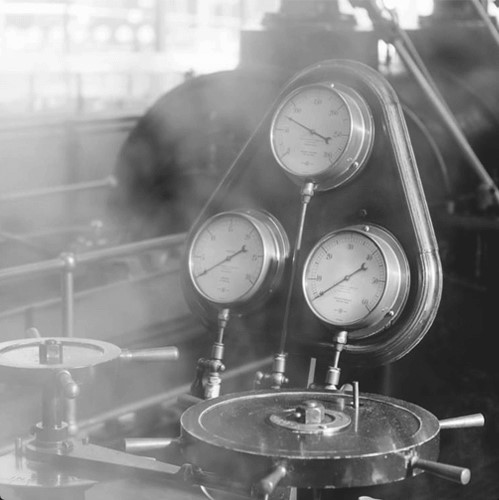
#> input picture VisaoComp/Imagens/valvula.jpg, 499 x 500 px, found by its file name
$ python 19_addImagens2.py
#> lines starting #> are read from the running program, lines starting #| are printed output that depends on the picture
# -*- coding: utf-8 -*-
"""
Com a função add também podemos somar a intensidade de cor
para cada pixel da nossa imagem

"""

import cv2
import numpy as np
from matplotlib import pyplot as plt


imagem = cv2.imread("VisaoComp/Imagens/valvula.jpg")
#> imagem is the input picture: shape (500, 499, 3); min 21, max 255, mean 134.7

imagemClara = cv2.add(imagem, 30)
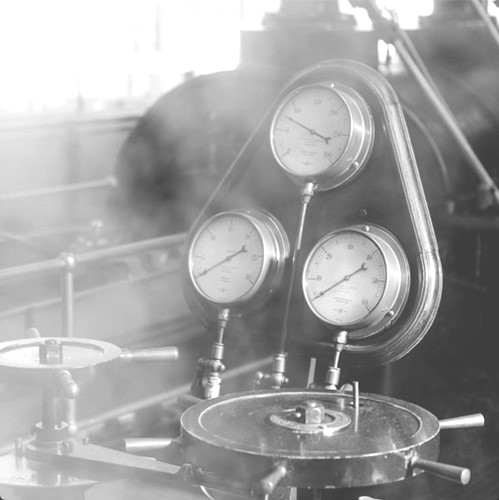
#> imagemClara: shape (500, 499, 3); min 51, max 255, mean 163.2
imagemEscura = cv2.add(imagem,-30)
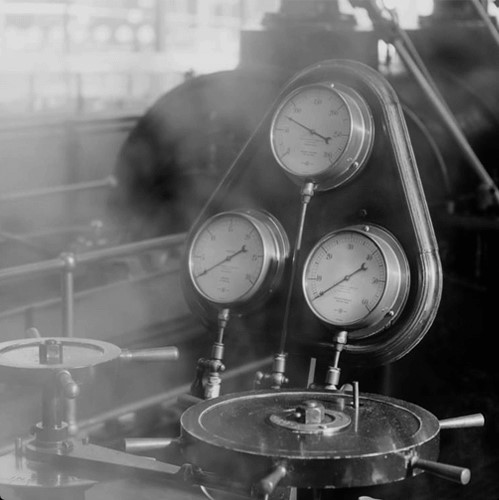
#> imagemEscura: shape (500, 499, 3); min 0, max 225, mean 104.7


cv2.imshow("Imagem Original", imagem)
cv2.imshow("Imagem Clara", imagemClara)
cv2.imshow("Imagem Escura", imagemEscura)

# Vamos fazer os histogramas para visualizar essas imagens
cv2.waitKey(0)
cv2.destroyAllWindows()

plt.figure("Histograma Imagem Original")
plt.hist(imagem.ravel(),256,[0,256])

plt.figure("Histograma Imagem Clara")
plt.hist(imagemClara.ravel(),256,[0,256])

plt.figure("Histograma Imagem Escura")
plt.hist(imagemEscura.ravel(),256,[0,256])

plt.show()
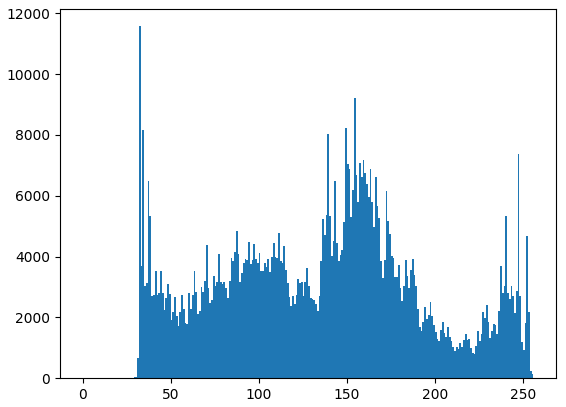
#> figure drawn by matplotlib, 1 panel; tallest bar 11574 high, from x = 32 to 33
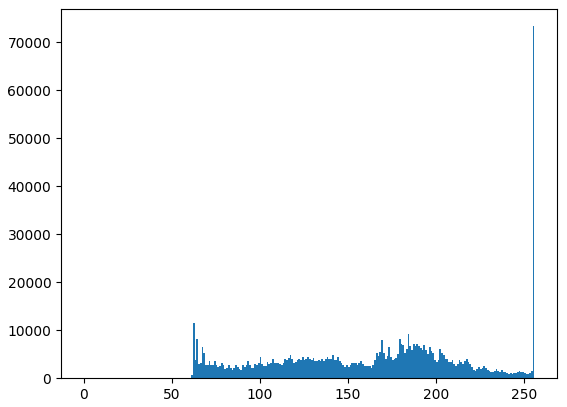
#> figure drawn by matplotlib, 1 panel; tallest bar 73332 high, from x = 255 to 256
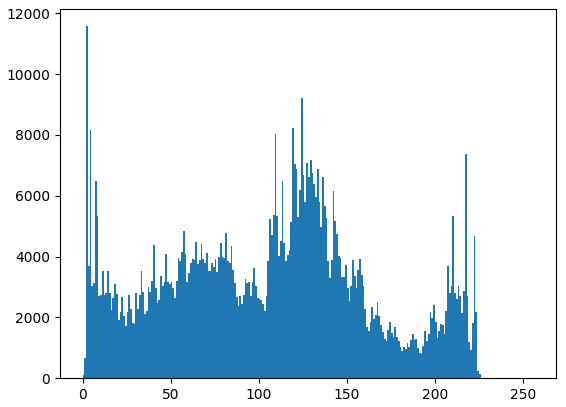
#> figure drawn by matplotlib, 1 panel; tallest bar 11574 high, from x = 2 to 3
cv2.waitKey(0)
cv2.destroyAllWindows()

$ run again, with VisaoComp/Imagens/ccd.jpg copied over VisaoComp/Imagens/valvula.jpg
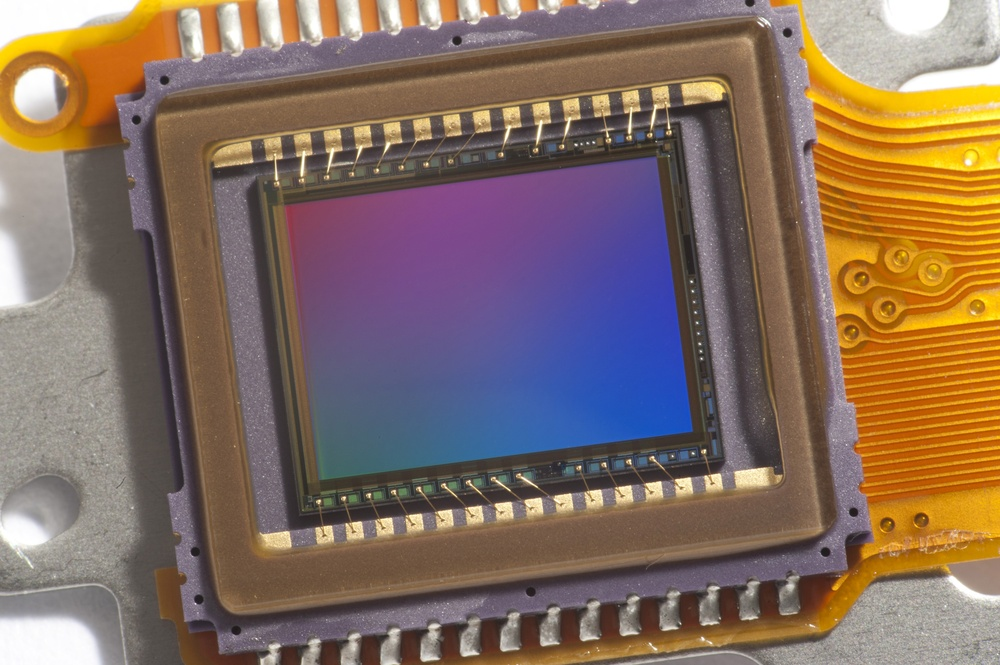
#> input picture VisaoComp/Imagens/ccd.jpg, 1000 x 665 px, shrunk from 3500 x 2329 before the run, found by its file name
#> imagem is the input picture: shape (665, 1000, 3); mean B, G, R 96.8, 110.1, 132.6
#> `imagemEscura = cv2.add(imagem,-30)`:
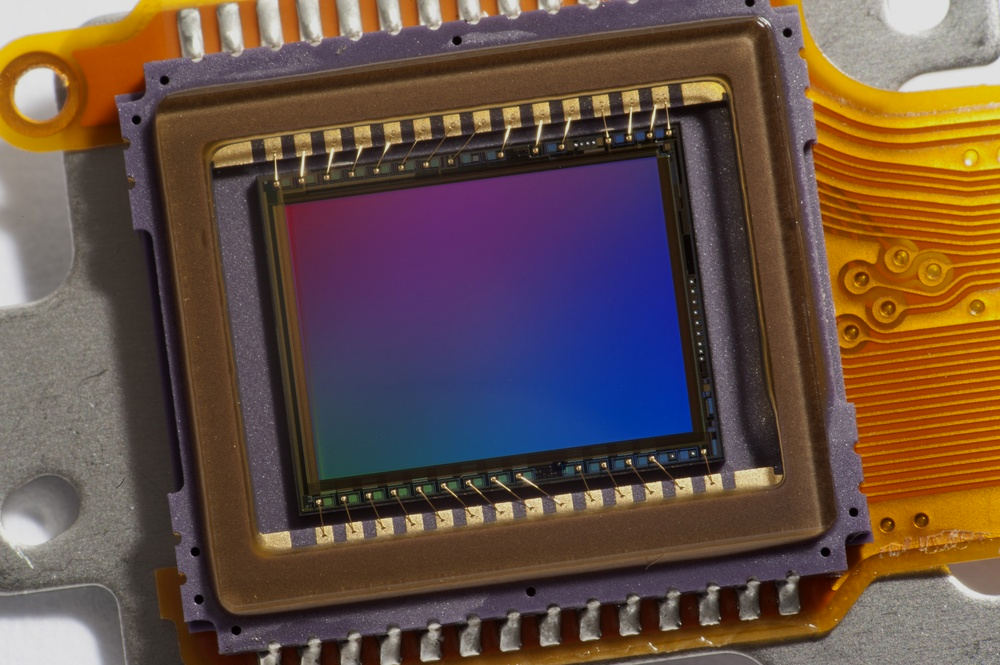
#> imagemEscura: shape (665, 1000, 3); mean B, G, R 69.1, 80.1, 102.6
#> `plt.show()`:
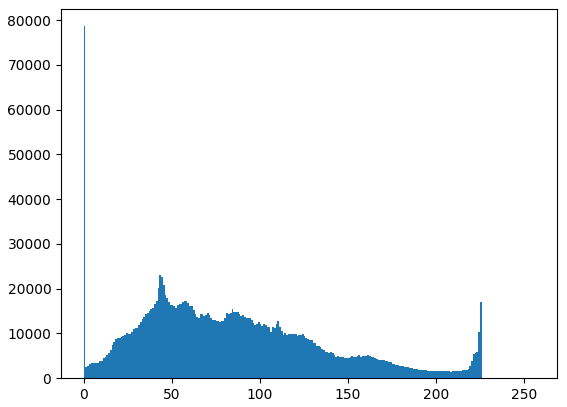
#> figure drawn by matplotlib, 1 panel; tallest bar 78624 high, from x = 0 to 1

$ run again, with VisaoComp/Imagens/frutas3.jpg copied over VisaoComp/Imagens/valvula.jpg
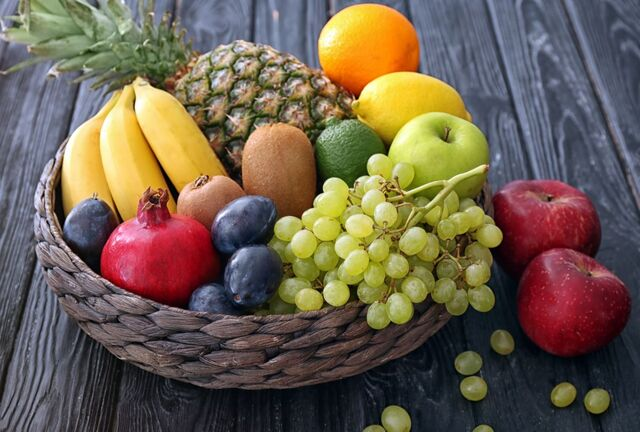
#> input picture VisaoComp/Imagens/frutas3.jpg, 640 x 432 px, found by its file name
#> imagem is the input picture: shape (432, 640, 3); mean B, G, R 78.6, 95.6, 109.5
#> `imagemEscura = cv2.add(imagem,-30)`:
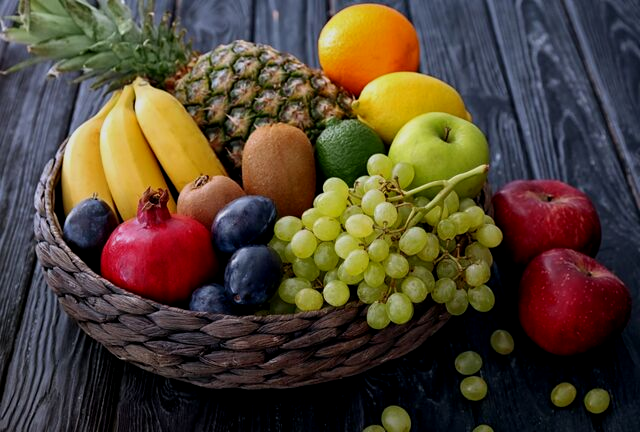
#> imagemEscura: shape (432, 640, 3); mean B, G, R 50.9, 67.7, 81
#> `plt.show()`:
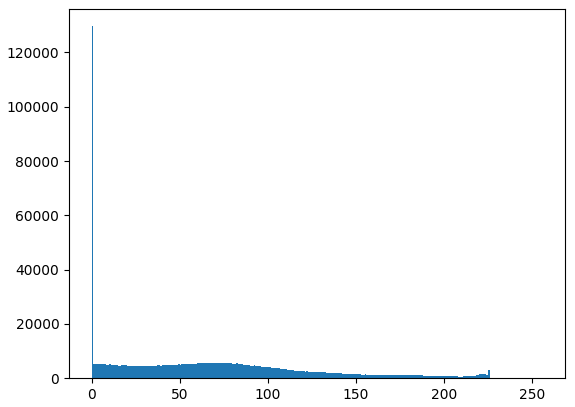
#> figure drawn by matplotlib, 1 panel; tallest bar 129676 high, from x = 0 to 1
